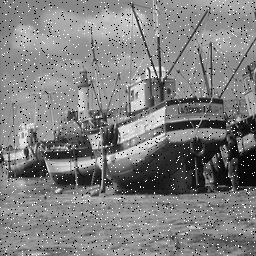
%> input picture Project2/Boat2.tif, 256 x 256 px
$ octave --eval "CannyTest(imread('Boat2.tif'));"   (GNU Octave 9; MATLAB toolbox functions it lacks are replaced by stand-ins)
%> lines starting %> are read from the running program, lines starting %| are printed output that depends on the picture
function [] = CannyTest(I)
%CANNYTEST Summary of this function goes here
%   Detailed explanation goes here
%testing the effects of parameters in Canny edge detector

%varying sigma
for s=0.5:0.5:5
    s
    E=edge(I,'canny',[],s);
    imshow(E)
    pause
end
%> this loop made 10 passes
%> pass 1, in CannyTest, `E=edge(I,'canny',[],s);`:
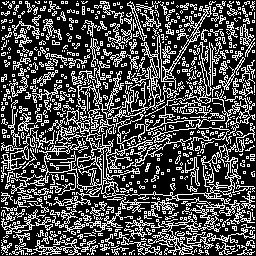
%> E: size 256x256 logical; 30.1% white in thin lines or dots
%> pass 2, in CannyTest, `E=edge(I,'canny',[],s);`:
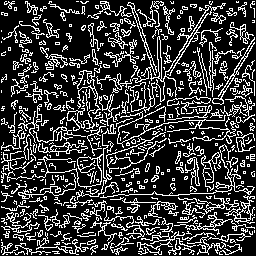
%> E: size 256x256 logical; 23.1% white in thin lines or dots
%> pass 3, in CannyTest, `E=edge(I,'canny',[],s);`:
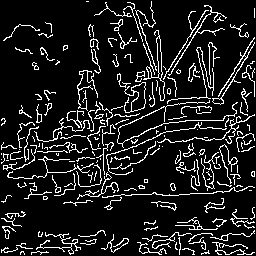
%> E: size 256x256 logical; 11.9% white in thin lines or dots

%varying threshold
for tHigh=0.05:0.05:0.4
    tHigh
    E=edge(I,'canny',[0.4*tHigh tHigh],1.5);
    imshow(E)
    pause
end
%> this loop made 8 passes
%> pass 1, in CannyTest, `E=edge(I,'canny',[0.4*tHigh tHigh],1.5);`:
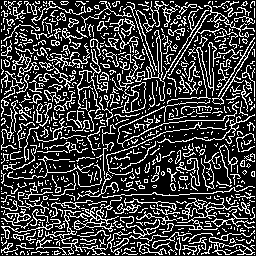
%> E: size 256x256 logical; 24.9% white in thin lines or dots
%> pass 2, in CannyTest, `E=edge(I,'canny',[0.4*tHigh tHigh],1.5);`:
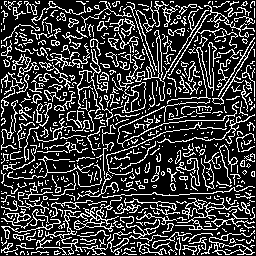
%> E: size 256x256 logical; 23.5% white in thin lines or dots
%> pass 3, in CannyTest, `E=edge(I,'canny',[0.4*tHigh tHigh],1.5);`:
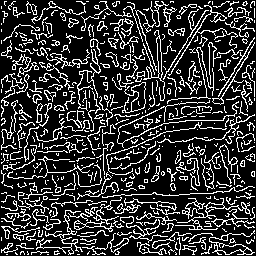
%> E: size 256x256 logical; 21.1% white in thin lines or dots
end
